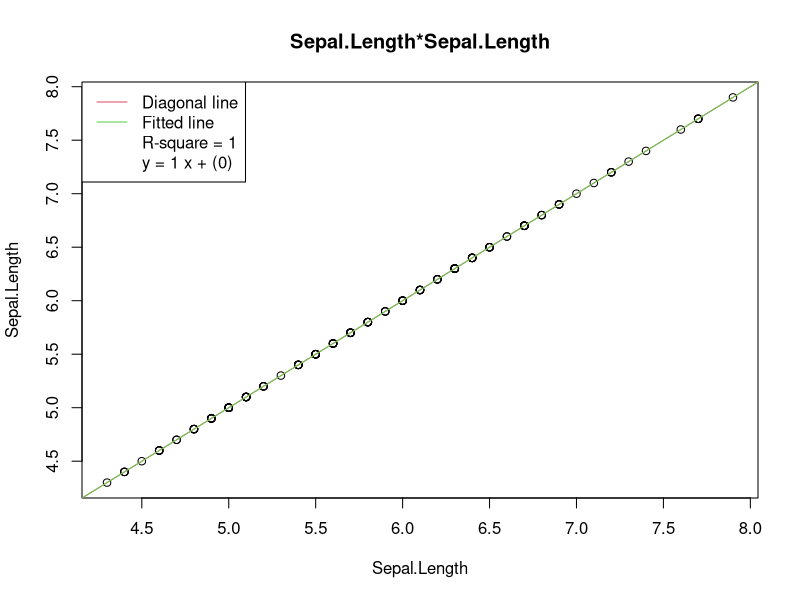
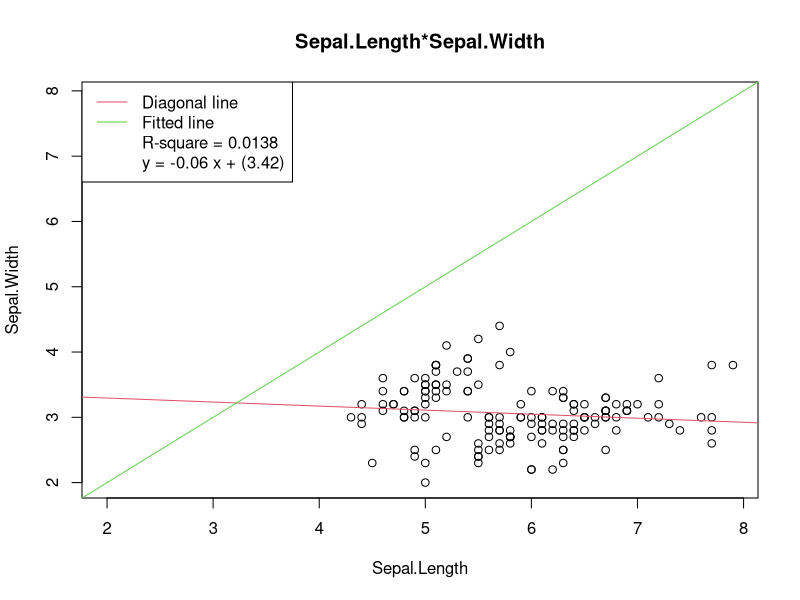
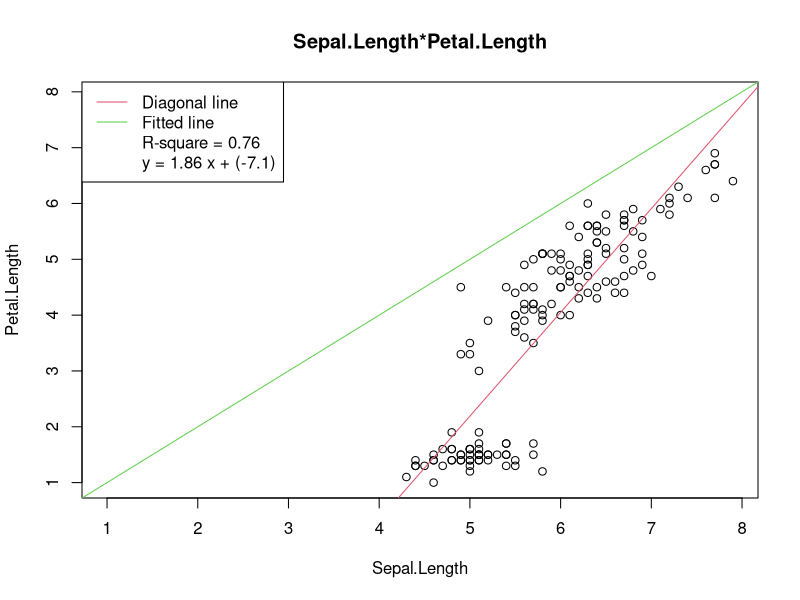
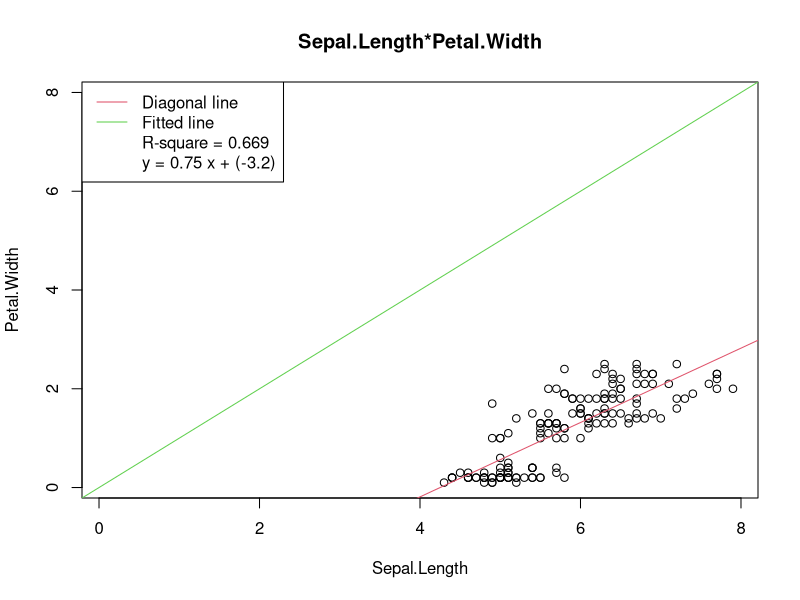
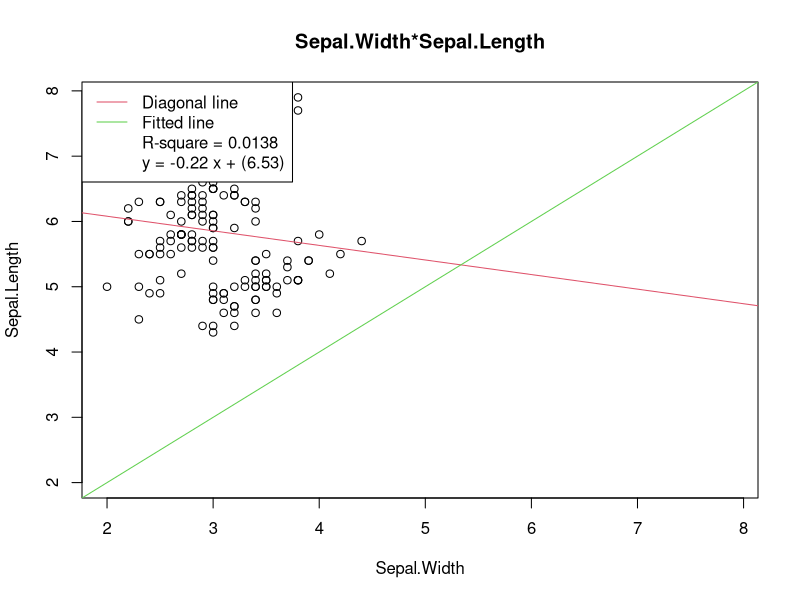
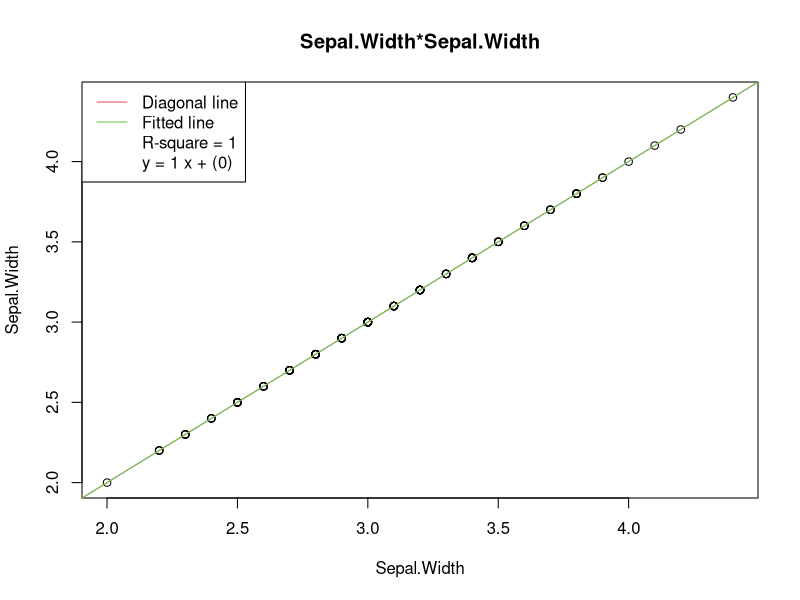
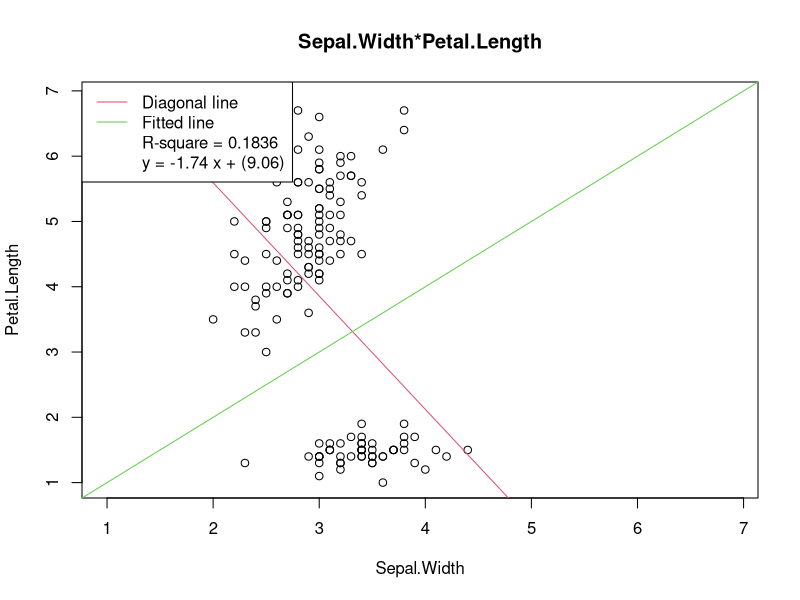
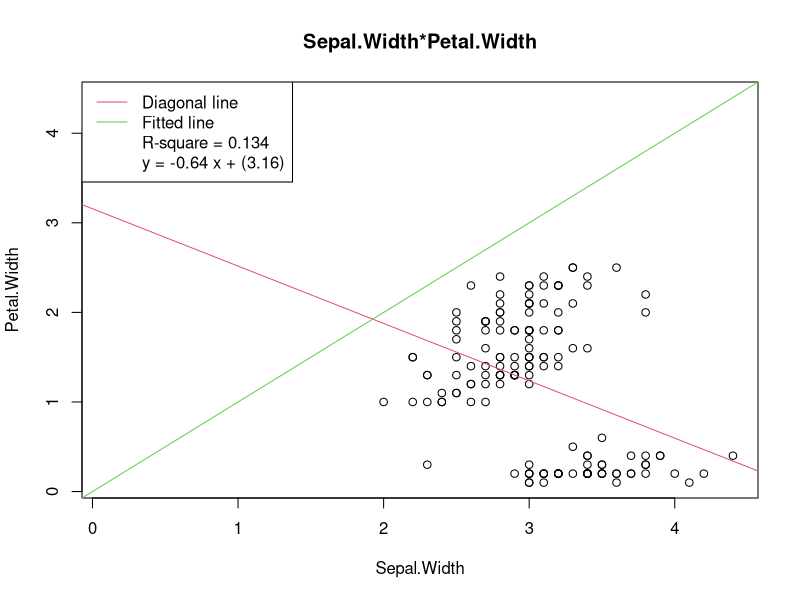

Source code (R) for these figures, in order:
cn = colnames(iris)
for(i in c(1:4)) {
  for(j in c(1:4)) {
    mt = paste0(cn[i], "*", cn[j])
    fn = paste0("p31_ex_png/", mt, ".png")
    png(fn,width = 10,height = 10,res = 300,units="in")
    x = iris[,i]
    y = iris[,j]
    plot(x, y,
         main = mt,
         xlab = cn[i],
         ylab = cn[j],
         xlim = c(min(x, y),max(x, y)), 
         ylim = c(min(x, y),max(x, y)))
    fit = lm(y~x)
    abline(fit, col = 2)
    abline(0, 1, col = 3) # diagonal line
    legend("topleft",
           c("Diagonal line",
             "Fitted line",
             paste("R-square =", round(summary(fit)$r.squared,4)),
             paste("y = ", round(fit$coefficients[2], 2)," x + (", round(fit$coefficients[1], 2), ")", sep="")),
           lty = c(1, 1, 0, 0),
           col = c(2, 3, "white", "white"),
           bg = "white")
    dev.off()
  }
}
